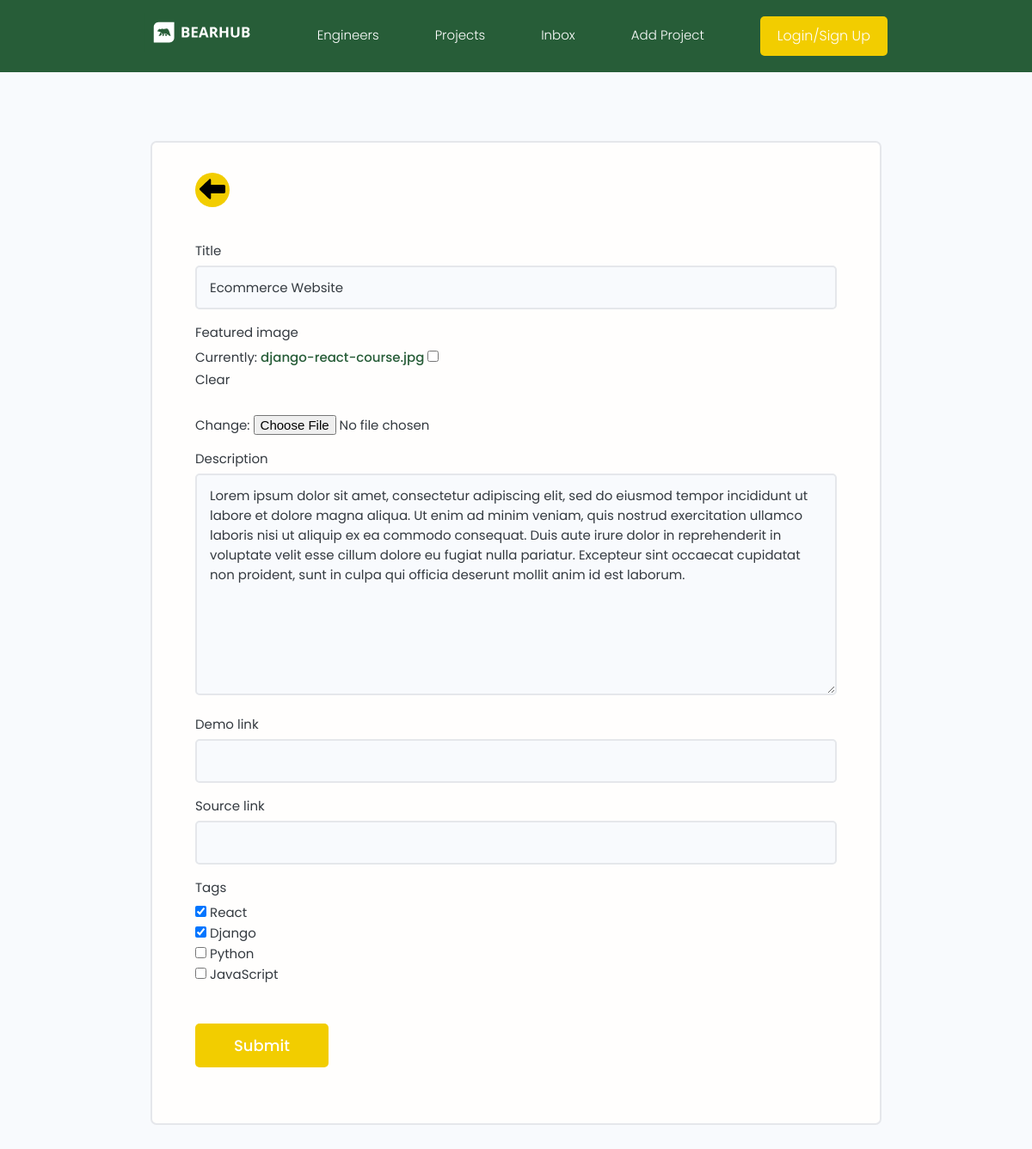
The app's page /projects/update-project/57fce721e71a437eb0982f98ad4e753e/ with its own data.
### projects/models.py (models this page shows, shortened)
class Project(models.Model):
    owner = models.ForeignKey(Profile, null=True, blank=True, on_delete=models.SET_NULL)
    title = models.CharField(max_length=200)
    description = models.TextField(null=True, blank=True)
    featured_image = models.ImageField(null=True, blank=True, default='default.jpg')
    demo_link = models.CharField(max_length=2000, null=True, blank=True)
    source_link = models.CharField(max_length=2000, null=True, blank=True)
    tags = models.ManyToManyField('Tag', blank=True)
    vote_total = models.IntegerField(default=0, null=True, blank=True)
    vote_ratio = models.IntegerField(default=0, null=True, blank=True)
    created = models.DateTimeField(auto_now_add=True)
    id = models.UUIDField(default=uuid.uuid4, unique=True, primary_key=True, editable=False)

### projects/views.py (the view)
# urls.py: path('update-project/<str:pk>/', views.updateProject, name="update-project"),
def updateProject(request, pk):
    project = Project.objects.get(id=pk)
    form = ProjectForm(instance=project)
    if request.method == 'POST':
        form = ProjectForm(request.POST, request.FILES, instance=project)
        if form.is_valid():
            form.save()
            return redirect('projects')
    context = {'form': form}
    return render(request, "projects/project_form.html", context)

### projects/forms.py
class ProjectForm(ModelForm):
    class Meta:
        model = Project
        fields = ['title', 'featured_image', 'description', 'demo_link', 'source_link', 'tags']
        widgets = {
            'tags': forms.CheckboxSelectMultiple(),
        }
    def __init__(self, *args, **kwargs):
        super(ProjectForm, self).__init__(*args, **kwargs)
        for name, field in self.fields.items():
            field.widget.attrs.update({'class': 'input'})

### projects/models.py (called while the page is built)
    def __str__(self):
        return self.name

### projects/templates/projects/project_form.html (shortened to what this page needs)
{% extends 'main.html' %}
{% block content %}
<main class="formPage my-xl">
    <div class="content-box">
        <div class="formWrapper">
            <a class="backButton" href="#"></a>
            <br>
            <form class="form" method="POST" enctype="multipart/form-data">
                {% for field in form %}
                <div class="form__field">
                    <label for="formInput#text">{{field.label}} </label>
                    {{field}}
                </div>
                {% endfor %}
                <input class="btn btn--sub btn--lg  my-md" type="submit" value="Submit" />
            </form>
        </div>
    </div>
</main>
{% endblock %}

### static/styles/app.css (style rules this page uses)
:root { --color-sub: #275D38; }
.btn--sub { background-color: var(--color-sub-light); }
.content-box { width: 95%; max-width: 85rem; margin: 0 auto; }
svg { color: var(--color-main) }
.backButton { background: var(--color-main-light); color: var(--color-main); width: 4rem; height: 4rem; display: flex; align-items: center; justify-content: center; border-radius: 50%; }
.formPage .formWrapper { list-style: none; background: var(--color-white); padding: 3.5rem 5rem; border: 2px solid var(--color-light); border-radius: 0.7rem; }

### static/uikit/styles/modules/_variables.css (style rules this page uses)
:root { --color-main: #275D38; --color-main-light: #F2CD00; --color-sub: #007A33; --color-sub-light: #F2CD00; --color-sub-lighter: #ffffff; --color-text: #343a40; --color-gray: #8b8b8b; --color-light: #e5e7eb; --color-light-gray: #767676; --color-bg: #f8fafd; --color-white: #fffefd; --color-white-light: #f3f3f3; --color-success: #359e64; --color-success-bg: #def8e8; --color-error: #fc4b0b; --color-error-bg: #fff2ee; --font-base: 'Poppins', arial, helvetica, 'Segoe UI', roboto, ubuntu, sans-serif; --font-monospace: 'Fira Code', 'Courier New', courier, monospace; --font-regular: 300; --font-medium: 500; --font-bold: 700; --generic-shadow: 1px 1px 5px #00000010; --generic-transition: all 0.3s ease-in-out; }

### static/uikit/styles/modules/_base.css (style rules this page uses)
* { margin: 0; padding: 0; box-sizing: border-box; text-rendering: optimizeLegibility; color: inherit; font-size: inherit; }
html { font-size: 50%; }
@media only screen and (min-width: 480px) { html { font-size: 56.25%; } }
@media only screen and (min-width: 1200px) { html { font-size: 62.5%; } }
body { line-height: 1.6; font-weight: 400; font-size: 1.5rem; color: var(--color-text); background-color: var(--color-bg); min-height: 100vh; }

### static/uikit/styles/modules/_typography.css (style rules this page uses)
* { font-family: var(--font-base); }
a { padding-bottom: 2px; text-decoration: none; display: inline-block; color: var(--color-main); font-weight: var(--font-medium); }

### static/uikit/styles/modules/_utilities.css (style rules this page uses)
.my-md { margin: 3rem auto; }
.my-xl { margin: 8rem auto; }

### static/uikit/styles/modules/_button.css (style rules this page uses)
.btn { display: inline-block; position: relative; cursor: pointer; background-color: var(--color-light); font-weight: var(--font-medium); color: var(--color-sub); text-decoration: none; padding: 1rem 2rem; border-radius: 0.5rem; border: none; width: -webkit-fit-content; width: -moz-fit-content; width: fit-content; height: -webkit-fit-content; height: -moz-fit-content; height: fit-content; font-size: 1.6rem; outline-width: 0; outline-color: transparent; -webkit-backface-visibility: hidden; backface-visibility: hidden; transition: all 0.3s ease-in-out; }
.btn--sub { background-color: var(--color-sub); color: var(--color-white); }
.btn--lg { font-size: 1.8rem; padding: 1.2rem 4.5rem; }

### static/uikit/styles/modules/_form.css (style rules this page uses)
.form { display: block; }
.form__field { margin-top: 1.5rem; margin-bottom: 1.5rem; }
.form__label, .form__field > label { display: block; margin-bottom: 0.5rem; color: var(--color-text); }
input.input[type='text'], input.input[type='email'], input.input[type='password'], input.input[type='number'], textarea.input { min-width: 24rem; width: 100%; padding: 1.2rem 1.5rem; border-radius: 0.5rem; border: 2px solid var(--color-light); transition: all 0.3s ease-in-out; background-color: var(--color-bg); }

### records on screen
Project: form "Ecommerce Website" "Lorem ipsum dolor sit amet, consectetur adipiscing elit, sed do eiusmod tempor incididunt ut labore et dolore magna aliqua. Ut enim ad minim veniam, quis nostrud exercitation ullamco laboris nisi ut aliquip ex ea commodo consequat. Duis aute irure dolor in reprehenderit in voluptate velit esse cillum dolore eu fugiat nulla pariatur. Excepteur sint occaecat cupidatat non proident, sunt in culpa qui officia deserunt mollit anim id est laborum."

### other values on screen
{{ field.label }} "Title" "Featured image" "Description" "Demo link" "Source link" "Tags"
